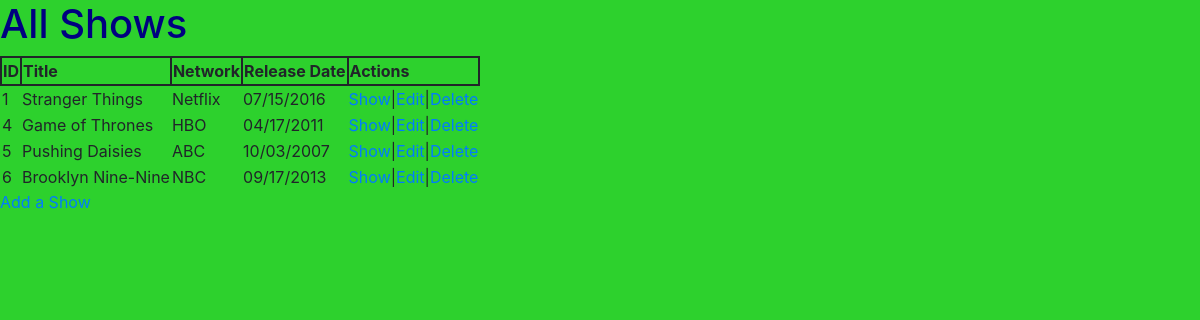
The page / on the database its author committed.
### showsApp/models.py (models this page shows)
class Show(models.Model):
    title = models.CharField(max_length=255)
    network = models.CharField(max_length=45)
    release_date = models.DateTimeField()
    description = models.CharField(max_length=255)
    created_at = models.DateTimeField(auto_now_add=True)
    updated_at = models.DateTimeField(auto_now=True)

### showsApp/views.py (the view)
# urls.py: path('', views.index),
def index(request):
    context = {
        'shows':Show.objects.all()
    }
    return render(request, 'shows.html',context)

### showsApp/templates/shows.html (shortened to what this page needs)
<!DOCTYPE html>
<html lang="en">
<head>
    <link rel="stylesheet" href="https://cdn.jsdelivr.net/npm/bootstrap@4.6.0/dist/css/bootstrap.min.css">
    {% load static %}
    <link rel="stylesheet" href="{% static 'css/styles.css' %}">
</head>
<body>
    <header>
        <h1>All Shows</h1>
    </header>
    <div class="main">
        <table>
            <thead>
                <tr>
                    <th>ID</th>
                    <th>Title</th>
                    <th>Network</th>
                    <th>Release Date</th>
                    <th>Actions</th>
                </tr>
            </thead>
            <tbody>
                {% for show in shows%}
                <tr>
                    <td>{{show.id}}</td>
                    <td>{{show.title}}</td>
                    <td>{{show.network}}</td>
                    <td>{{show.release_date|date:"SHORT_DATE_FORMAT" }}</td>
                    <td><a href="/{{show.id}}">Show</a>|<a href="/{{show.id}}/edit">Edit</a>|<a href="/{{show.id}}/delete">Delete</a></td>
                </tr>
                {% endfor%}
            </tbody>
        </table>
        <a href="/new">Add a Show</a>
    </div>
</body>
</html>

### showsApp/static/css/styles.css (style rules this page uses)
body { background-color: rgb(45, 209, 45); }
h1 { color: navy; }
th { border: 2px solid; }

### rows shown on the page
Show: id "1", title "Stranger Things", network "Netflix", release_date "07/15/2016"
Show: id "4", title "Game of Thrones", network "HBO", release_date "04/17/2011"
Show: id "5", title "Pushing Daisies", network "ABC", release_date "10/03/2007"
Show: id "6", title "Brooklyn Nine-Nine", network "NBC", release_date "09/17/2013"
